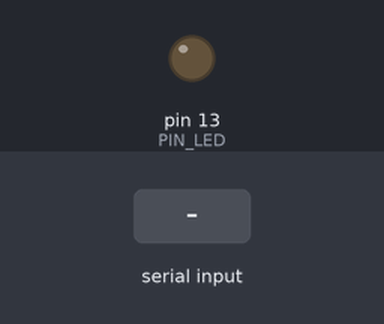
A sketch run on a simulated Arduino Uno, built with avr-gcc and run on an emulated ATmega328P. Parts: output pins drawn as LEDs (lit = HIGH). The inputs (shaded band) are chosen by the test bench.

Above: at 1.2 s.
1.3 s: "1" received over the second serial link
At 1.8 s:
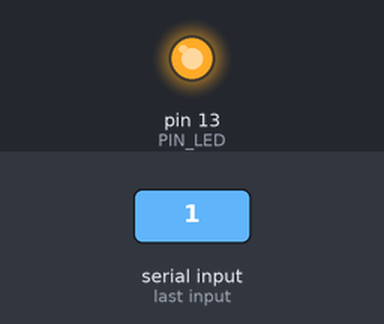
2.8 s: "0" received over the second serial link
At 4.2 s:
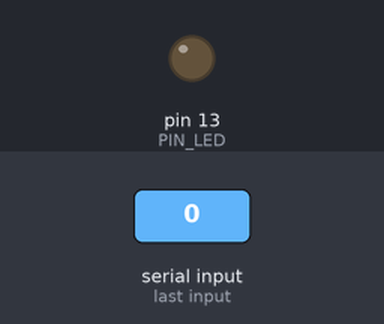
Timing chart, 0 to 5.8 s (numbered marks = the images above; inputs shaded):
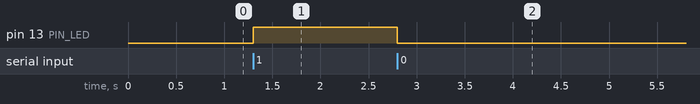

The sketch:

arduino_bluetooth.ino
```cpp
#include <SoftwareSerial.h>

const byte PIN_RX = 10;
const byte PIN_TX = 11;
const byte PIN_LED = 13;

SoftwareSerial bt(PIN_RX, PIN_TX);

void setup() {
  Serial.begin(9600);
  bt.begin(9600);
  pinMode(PIN_LED, OUTPUT);
}

void loop() {
  if (bt.available()) {
    char c = bt.read();
    if (c == '1') {
      digitalWrite(PIN_LED, HIGH);
      bt.println("LED allumee");
    }
    if (c == '0') {
      digitalWrite(PIN_LED, LOW);
      bt.println("LED eteinte");
    }
  }
}
```

Measured:
- after the input at 1.3 s, pin 13 (PIN_LED): LOW → HIGH at once
- after the input at 2.8 s, pin 13 (PIN_LED): HIGH → LOW at once
